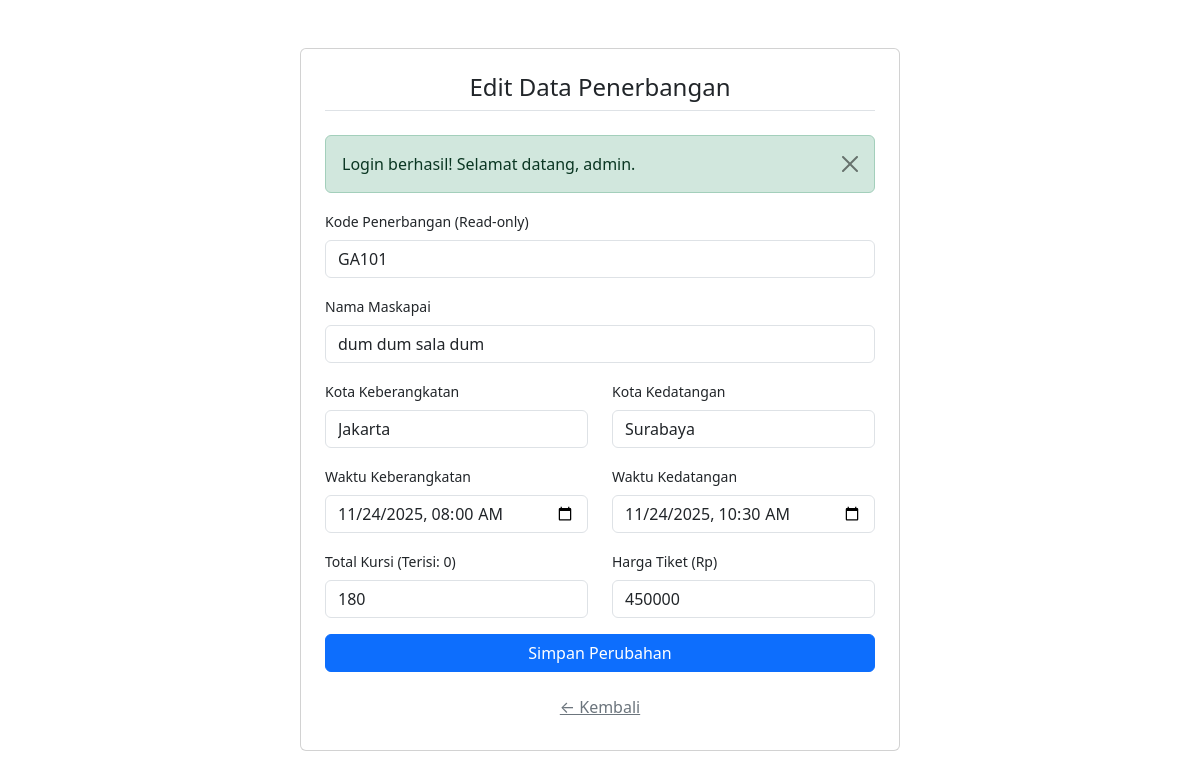
Page /admin/edit_flight.php?id=3 (signed in) on the committed database.
### tables this page shows
CREATE TABLE `flights` (
  `id` int(11) NOT NULL,
  `flight_no` varchar(20) NOT NULL,
  `airline_name` varchar(50) NOT NULL,
  `departure_city` varchar(50) NOT NULL,
  `destination_city` varchar(50) NOT NULL,
  `departure_time` datetime NOT NULL,
  `arrival_time` datetime DEFAULT NULL,
  `total_seats` int(11) NOT NULL,
  `seats_booked` int(11) DEFAULT 0,
  `price` int(11) NOT NULL
);

### admin/edit_flight.php (the view, shortened to what this page needs)
<?php
include('../config.php');
$flight_id = isset($_GET['id']) ? intval($_GET['id']) : 0;
$flight_query = "SELECT * FROM flights WHERE id = $flight_id";
$flight_result = mysqli_query($conn, $flight_query);
$flight = mysqli_fetch_assoc($flight_result);
$dep_time_input = date('Y-m-d\TH:i', strtotime($flight['departure_time']));
$arr_time_input = date('Y-m-d\TH:i', strtotime($flight['arrival_time']));
?>
<!DOCTYPE html>
<html lang="id">
<head>
    <link href="https://cdn.jsdelivr.net/npm/bootstrap@5.3.3/dist/css/bootstrap.min.css" rel="stylesheet">
</head>
<body>
    <div class="container my-5">
        <div class="card p-4 mx-auto card-form">
            <h4 class="card-title text-center mb-4 border-bottom pb-2">Edit Data Penerbangan</h4>
            <form method="POST">
                <div class="mb-3">
                    <label for="flight_no" class="form-label small">Kode Penerbangan (Read-only)</label>
                    <input type="text" class="form-control" id="flight_no" value="<?php echo $flight['flight_no']; ?>" readonly>
                </div>
                <div class="mb-3">
                    <label for="airline_name" class="form-label small">Nama Maskapai</label>
                    <input type="text" class="form-control" id="airline_name" name="airline_name" value="<?php echo htmlspecialchars($flight['airline_name']); ?>" required>
                </div>
                <div class="row">
                    <div class="col-md-6 mb-3">
                        <label for="departure_city" class="form-label small">Kota Keberangkatan</label>
                        <input type="text" class="form-control" id="departure_city" name="departure_city" value="<?php echo htmlspecialchars($flight['departure_city']); ?>" required>
                    </div>
                    <div class="col-md-6 mb-3">
                        <label for="destination_city" class="form-label small">Kota Kedatangan</label>
                        <input type="text" class="form-control" id="destination_city" name="destination_city" value="<?php echo htmlspecialchars($flight['destination_city']); ?>" required>
                    </div>
                </div>
                <div class="row">
                    <div class="col-md-6 mb-3">
                        <label for="departure_time" class="form-label small">Waktu Keberangkatan</label>
                        <input type="datetime-local" class="form-control" id="departure_time" name="departure_time" value="<?php echo $dep_time_input; ?>" required>
                    </div>
                    <div class="col-md-6 mb-6">
                        <label for="arrival_time" class="form-label small">Waktu Kedatangan</label>
                        <input type="datetime-local" class="form-control" id="arrival_time" name="arrival_time" value="<?php echo $arr_time_input; ?>" required>
                    </div>
                </div>
                <div class="row">
                    <div class="col-md-6 mb-3">
                        <label for="total_seats" class="form-label small">Total Kursi (Terisi: <?php echo $flight['seats_booked']; ?>)</label>
                        <input type="number" class="form-control" id="total_seats" name="total_seats" min="<?php echo $flight['seats_booked']; ?>" value="<?php echo $flight['total_seats']; ?>" required>
                    </div>
                    <div class="col-md-6 mb-3">
                        <label for="price" class="form-label small">Harga Tiket (Rp)</label>
                        <input type="number" class="form-control" id="price" name="price" min="0" value="<?php echo $flight['price']; ?>" required>
                    </div>
                </div>
                <button type="submit" class="btn btn-primary w-100">Simpan Perubahan</button>
            </form>
            <a href="../dashboard.php" class="btn btn-link mt-3 text-secondary">← Kembali</a>
        </div>
    </div>
</body>
</html>

### admin/edit_flight.php (style rules this page uses)
.card-form { max-width: 600px; }

### rows in the picture
flights: flight_no "GA101", airline_name "dum dum sala dum", departure_city "Jakarta", destination_city "Surabaya", departure_time "11/24/2025 08:00", arrival_time "11/24/2025 10:30", seats_booked "0", total_seats "180", price "450000"

### other values in the picture
$_SESSION['message'] "Login berhasil! Selamat datang, admin."
